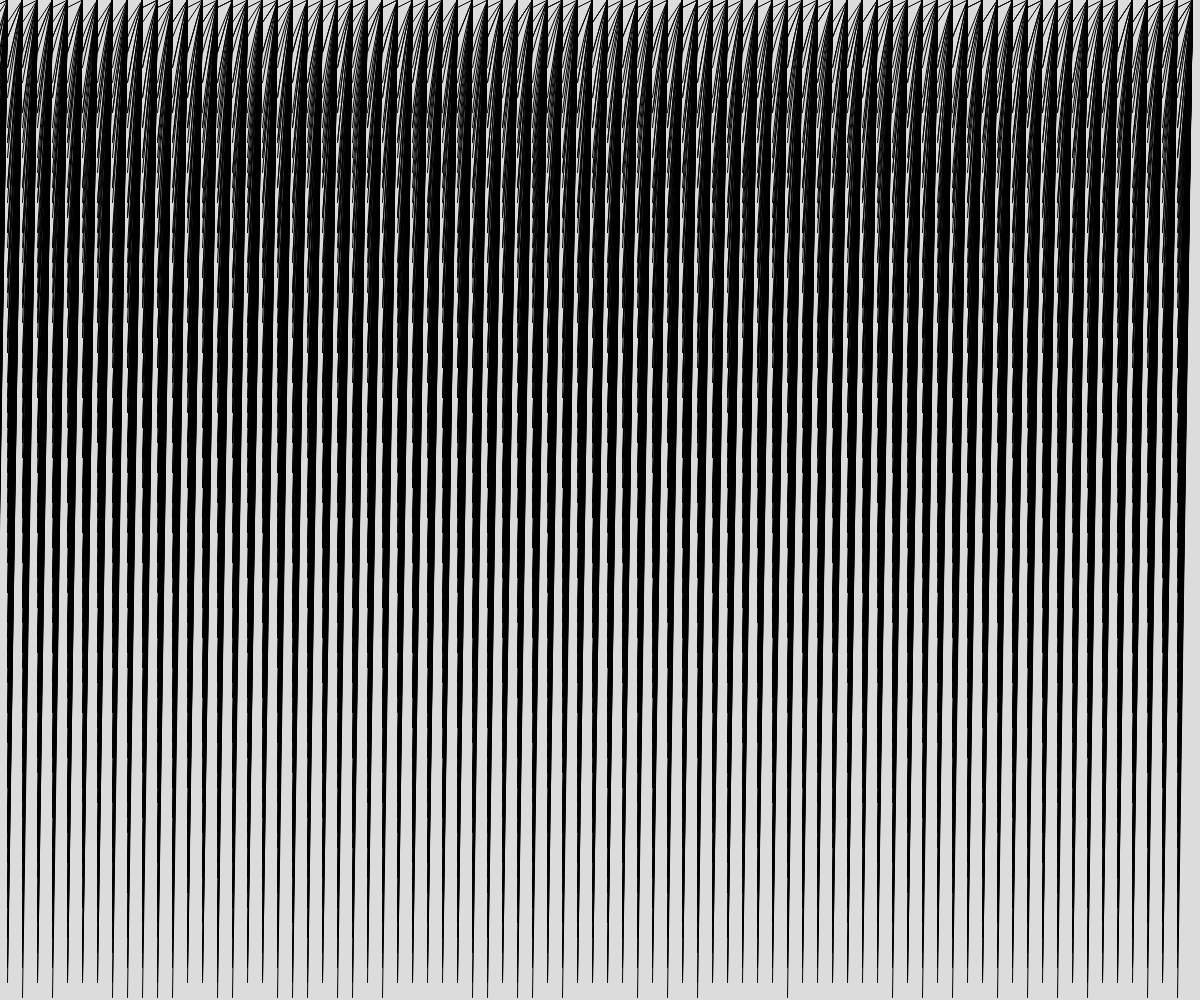
Frame 1 (no input)
Frame 60 (no input): identical to frame 1, image omitted
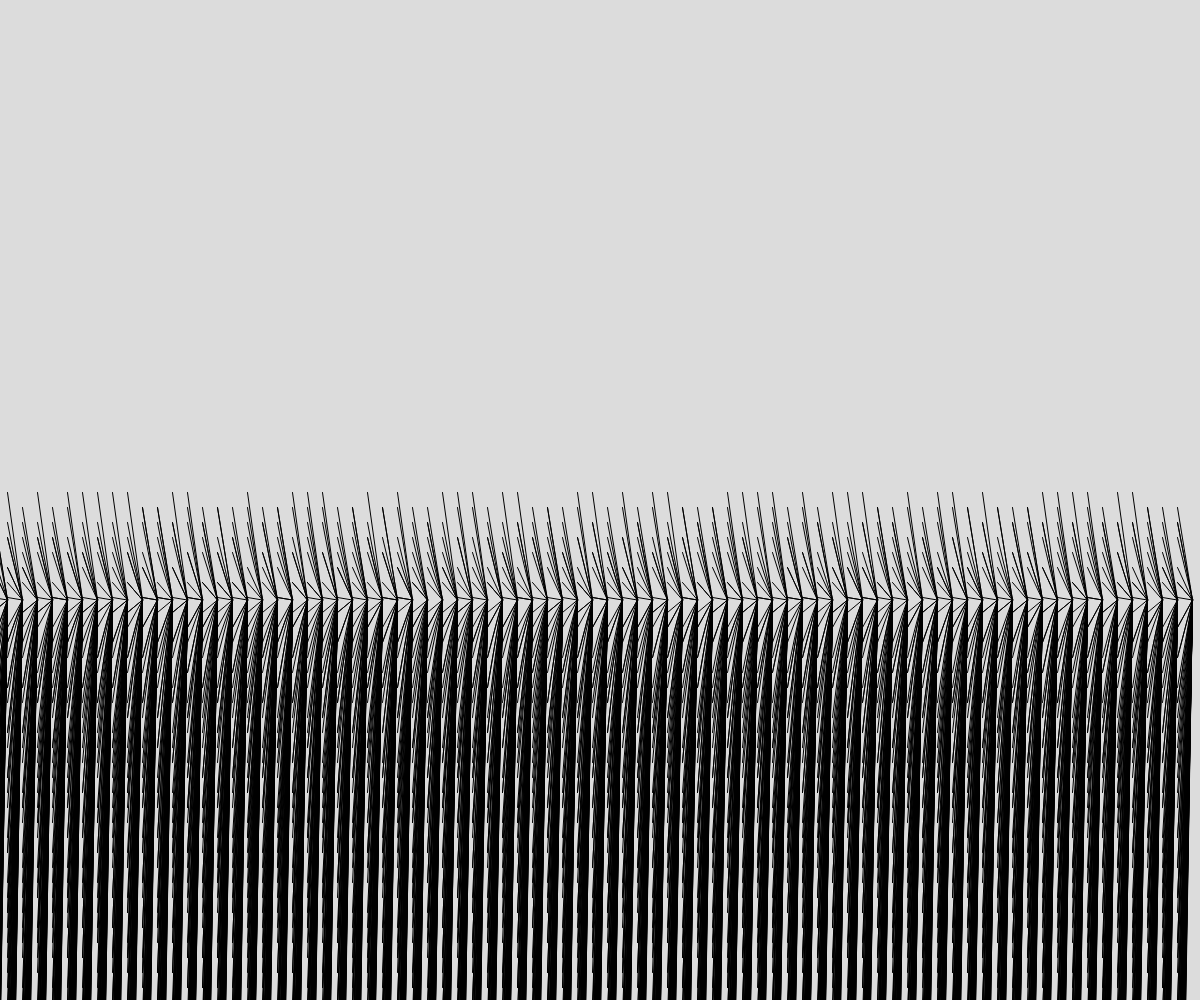
Frame 120 (the mouse pressed at the canvas centre since frame 60)

The p5.js sketch that drew these frames (run headless with seeded random() and noise() and a simulated clock; from frame 60 on, the mouse is pressed at the canvas centre):

// p5.js sketch
// ── sketch.js
// Generative Art Demo
// Drake Jordan
// Oct 4, 2024

const TILE_SIZE = 15;
let tileArray = [];
let offsetTime = 0;

function setup() {
  createCanvas(windowWidth, windowHeight);
  for(let y = 0; y < height; y += TILE_SIZE) {
    for(let x = 0; x < width; x += TILE_SIZE) {
      let someTile = spawnTile(x, y);
      tileArray.push(someTile);
    }
  }
}

function draw() {
  background(220);
  // Display tile
  for(let tile of tileArray) {
    line(tile.x1, tile.y1 + mouseY, tile.x2, mouseX);
  }
}

function spawnTile(x,y){
  let tile;
  let choice = random(100);
  
  if (choice < 50) {
    // Negative sloped line
    tile = {
      x1: x - TILE_SIZE/2,
      y1: y - TILE_SIZE/2,
      x2: x + TILE_SIZE/2,
      y2: y + TILE_SIZE/2,
    };
  } 
  else {
    // Positive sloped line
    tile = {
      x1: x - TILE_SIZE/2,
      y1: y + TILE_SIZE/2,
      x2: x + TILE_SIZE/2,
      y2: y - TILE_SIZE/2,
    };
  }

  return tile;
}
